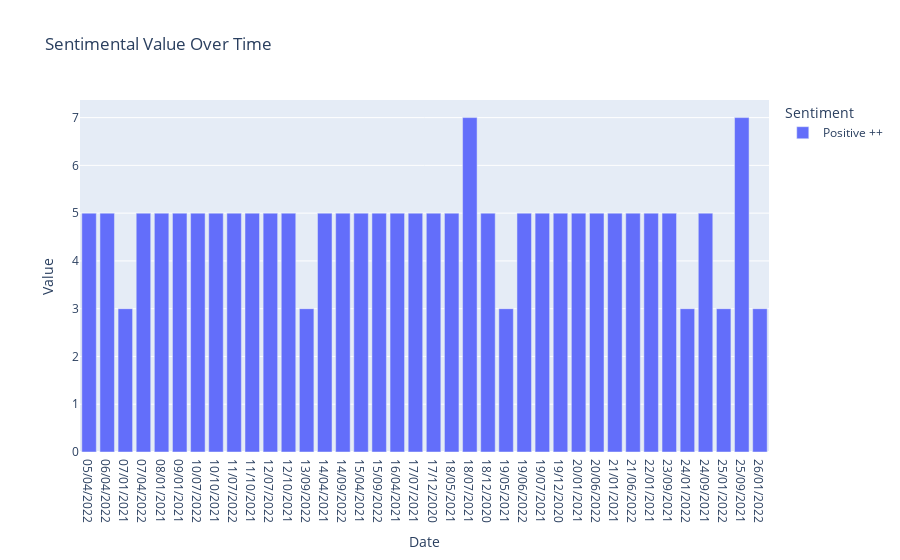

Notebook source saved alongside this figure:
### Code cell
import plotly.express as px

df = pol
fig = px.bar(df, x='Date', y='Value', color="Sentiment", title="Sentimental Value Over Time")
fig.show()

### Figure 1 — Plotly figure (JSON) as saved in the notebook; plotly's stock layout.template omitted (floating-point values rounded to 4 significant figures)
{"data": [{"alignmentgroup": "True", "hovertemplate": "Sentiment=Positive ++<br>Date=%{x}<br>Value=%{y}<extra></extra>", "legendgroup": "Positive ++", "marker": {"color": "#636efa", "pattern": {"shape": ""}}, "name": "Positive ++", "offsetgroup": "Positive ++", "orientation": "v", "showlegend": true, "textposition": "auto", "type": "bar", "x": ["05/04/2022", "06/04/2022", "07/01/2021", "07/04/2022", "08/01/2021", "09/01/2021", "10/07/2022", "10/10/2021", "11/07/2022", "11/10/2021", "12/07/2022", "12/10/2021", "13/09/2022", "14/04/2021", "14/09/2022", "15/04/2021", "15/09/2022", "16/04/2021", "17/07/2021", "17/12/2020", "18/05/2021", "18/07/2021", "18/12/2020", "19/05/2021", "19/06/2022", "19/07/2021", "19/12/2020", "20/01/2021", "20/06/2022", "21/01/2021", "21/06/2022", "22/01/2021", "23/09/2021", "24/01/2022", "24/09/2021", "25/01/2022", "25/09/2021", "26/01/2022"], "xaxis": "x", "y": [5, 5, 3, 5, 5, 5, 5, 5, 5, 5, 5, 5, 3, 5, 5, 5, 5, 5, 5, 5, 5, 7, 5, 3, 5, 5, 5, 5, 5, 5, 5, 5, 5, 3, 5, 3, 7, 3], "yaxis": "y"}], "layout": {"barmode": "relative", "legend": {"title": {"text": "Sentiment"}, "tracegroupgap": 0}, "title": {"text": "Sentimental Value Over Time"}, "xaxis": {"anchor": "y", "domain": [0, 1], "title": {"text": "Date"}}, "yaxis": {"anchor": "x", "domain": [0, 1], "title": {"text": "Value"}}}}
